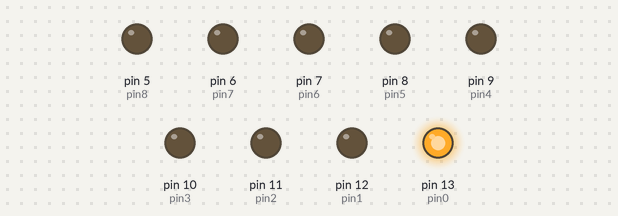
A sketch run on a simulated Arduino Uno, built with avr-gcc and run on an emulated ATmega328P. Shown: output pins drawn as LEDs (lit = HIGH).

Above: at 0.02 s.
At 0.37 s:
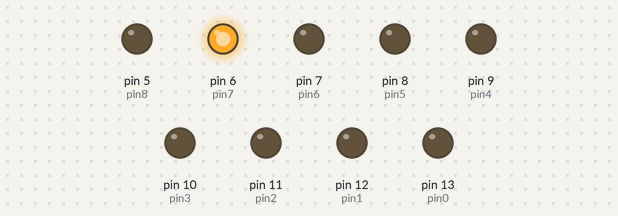
At 0.72 s:
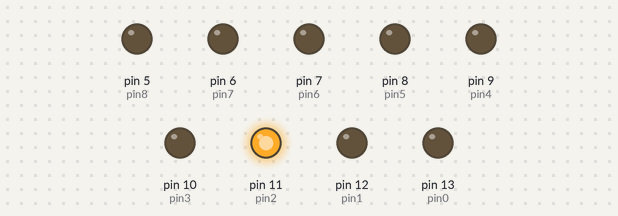
At 1.47 s:
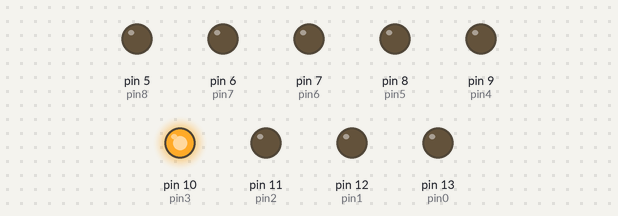
At 2.17 s:
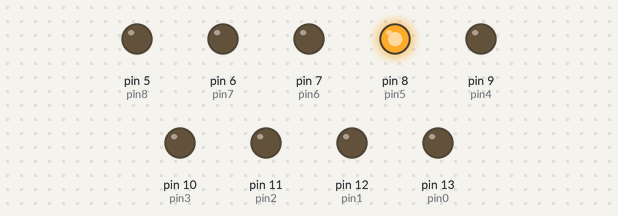
At 2.92 s:
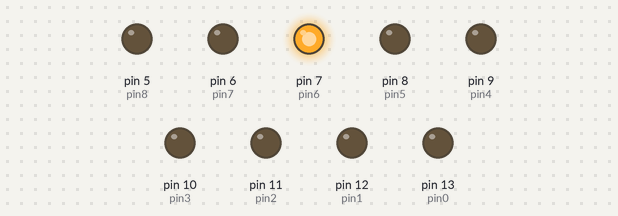
Timing chart, 0 to 3.2 s (numbered marks = the images above):
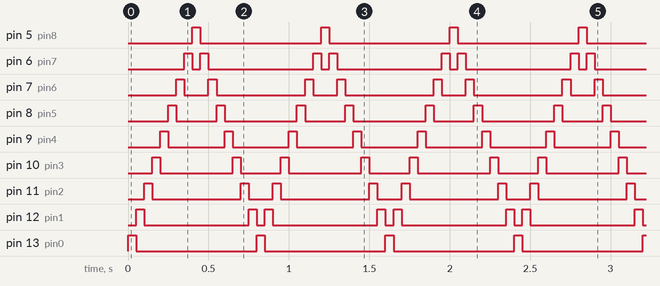

The sketch:

Projeto_5_efeito_de_ilumina__o_sequencial_com_leds.ino
```cpp
//indo do programa super maquina
//aqui estou dizendo para o computador os pinos
//que vou usar e dando um nome a cada um deles
int pin0=13;
int pin1=12;
int pin2=11;
int pin3=10;
int pin4=9;
int pin5=8;
int pin6=7;
int pin7=6;
int pin8=5;

// aqui eu digo que os oinos escolhidos são de saida
void setup() {
  pinMode(pin0,OUTPUT);
  pinMode(pin1,OUTPUT);
  pinMode(pin2,OUTPUT);
  pinMode(pin3,OUTPUT);
  pinMode(pin4,OUTPUT);
  pinMode(pin5,OUTPUT);
  pinMode(pin6,OUTPUT);
  pinMode(pin7,OUTPUT);
  pinMode(pin8,OUTPUT);

}

void loop() {
  digitalWrite(pin0,HIGH);
  delay(50);
  digitalWrite(pin0,LOW);
  digitalWrite(pin1,HIGH);
  delay(50);
  digitalWrite(pin1,LOW);
  digitalWrite(pin2,HIGH);
  delay(50);
  digitalWrite(pin2,LOW);
  digitalWrite(pin3,HIGH);
  delay(50);
  digitalWrite(pin3,LOW);
  digitalWrite(pin4,HIGH);
  delay(50);
  digitalWrite(pin4,LOW);
  digitalWrite(pin5,HIGH);
  delay(50);
  digitalWrite(pin5,LOW);
  digitalWrite(pin6,HIGH);
  delay(50);
  digitalWrite(pin6,LOW);
  digitalWrite(pin7,HIGH);
  delay(50);
  digitalWrite(pin7,LOW);
  digitalWrite(pin8,HIGH);
  delay(50);
  digitalWrite(pin8,LOW);
  digitalWrite(pin7,HIGH);
  delay(50);
  digitalWrite(pin7,LOW);
  digitalWrite(pin6,HIGH);
  delay(50);
  digitalWrite(pin6,LOW);
  digitalWrite(pin5,HIGH);
  delay(50);
  digitalWrite(pin5,LOW);
  digitalWrite(pin4,HIGH);
  delay(50);
  digitalWrite(pin4,LOW);
  digitalWrite(pin3,HIGH);
  delay(50);
  digitalWrite(pin3,LOW);
  digitalWrite(pin2,HIGH);
  delay(50);
  digitalWrite(pin2,LOW);
  digitalWrite(pin1,HIGH);
  delay(50);
  digitalWrite(pin1,LOW);
  digitalWrite(pin0,HIGH);
  digitalWrite(pin0,LOW);


}
```

Measured:
- by itself, pin 5 (pin8), pin 13 (pin0): alternates HIGH for 0.05 s and LOW for 0.75 s
- by itself, pin 6 (pin7): repeats every 0.80 s: LOW 0.05 s, HIGH 0.05 s, LOW 0.65 s, HIGH 0.05 s
- by itself, pin 7 (pin6): repeats every 0.80 s: LOW 0.15 s, HIGH 0.05 s, LOW 0.55 s, HIGH 0.05 s
- by itself, pin 8 (pin5): repeats every 0.80 s: LOW 0.25 s, HIGH 0.05 s, LOW 0.45 s, HIGH 0.05 s
- by itself, pin 9 (pin4): alternates HIGH for 0.05 s and LOW for 0.35 s
- by itself, pin 10 (pin3): repeats every 0.80 s: LOW 0.45 s, HIGH 0.05 s, LOW 0.25 s, HIGH 0.05 s
- by itself, pin 11 (pin2): repeats every 0.80 s: LOW 0.55 s, HIGH 0.05 s, LOW 0.15 s, HIGH 0.05 s
- by itself, pin 12 (pin1): repeats every 0.80 s: LOW 0.65 s, HIGH 0.05 s, LOW 0.05 s, HIGH 0.05 s
